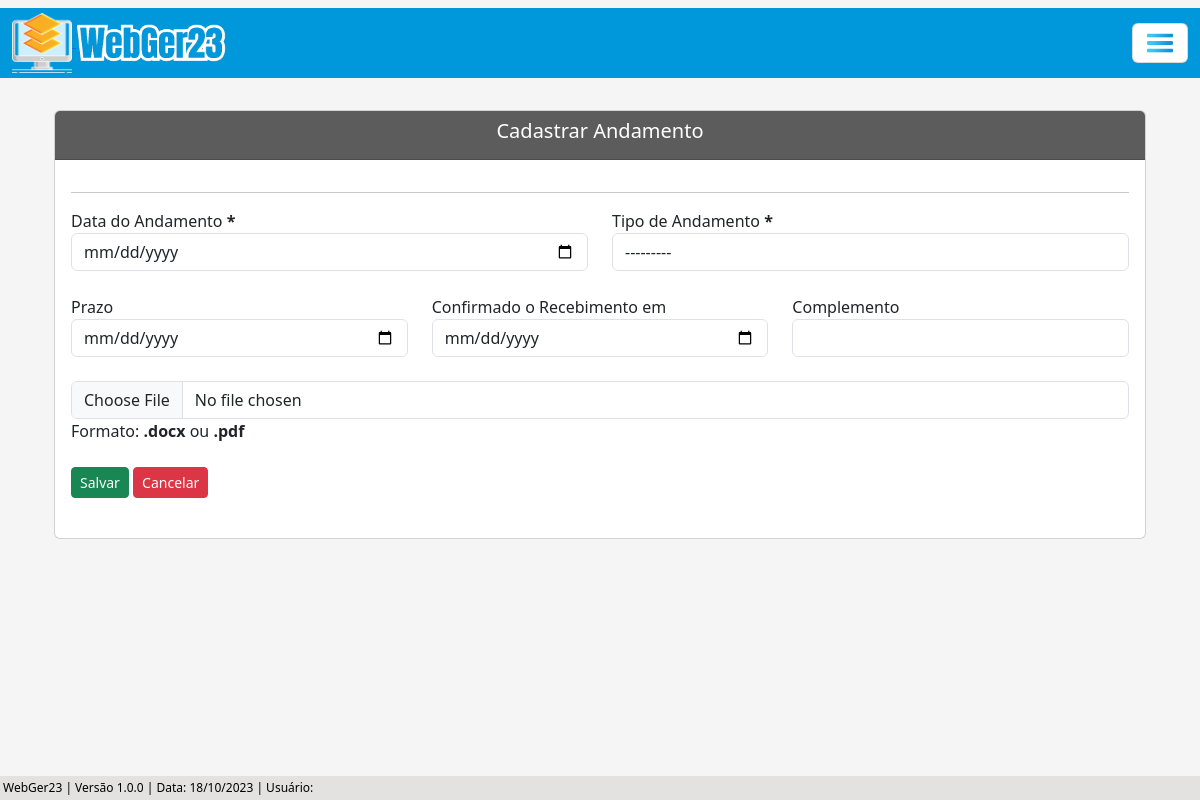
The app's page /cadastrar/andamento-adm/8/, older data.
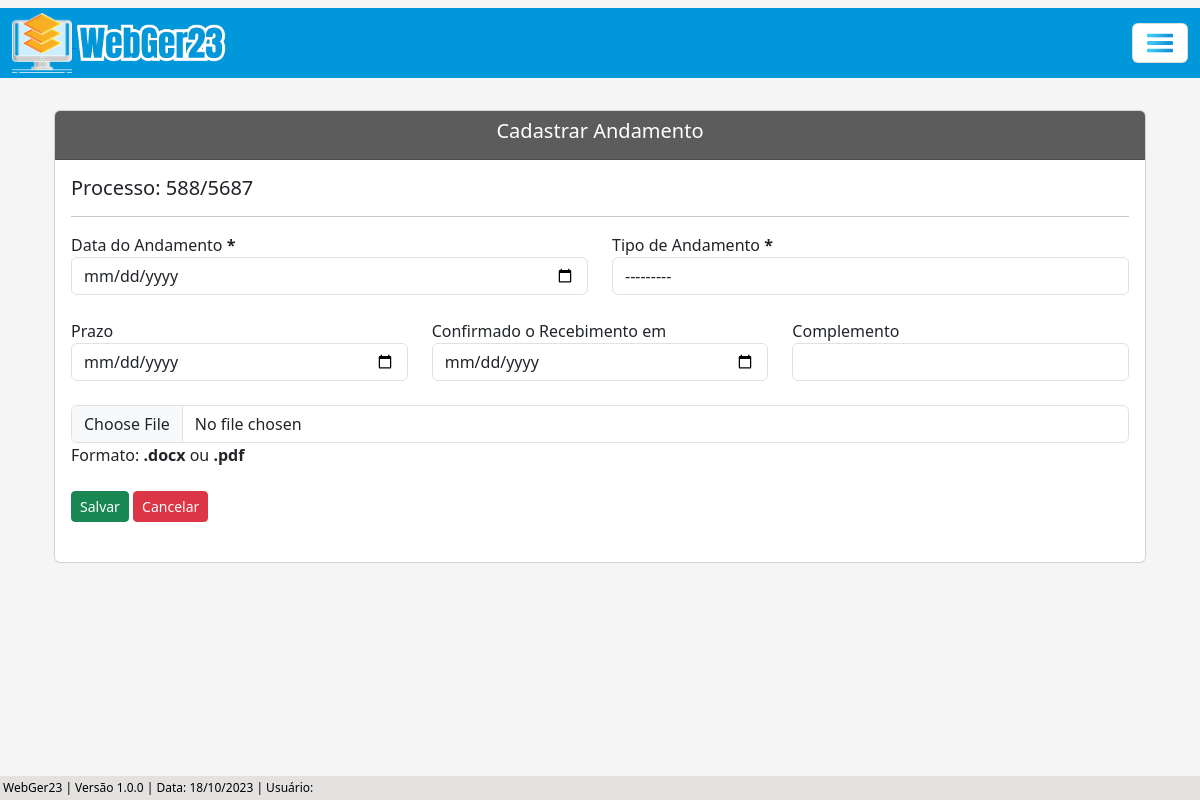
The same page, newer data.
### processo/models.py (models this page shows, shortened)
class Base(models.Model): # Classe base, será herdada pelas outras classes
    data_criacao = models.DateTimeField('data_criação', auto_now_add=True)
    usuario_criador = models.ForeignKey(get_user_model(), verbose_name='Usuário Criador', on_delete=models.SET_NULL, null=True)
    data_alteracao = models.DateTimeField('Alterado', auto_now=True)
    ativo = models.BooleanField('Ativo', default=True)
    class Meta:
        abstract = True

class ProcessoAdm(Base):
    tipo_pessoas = (
        ('Física', 'Física'), ('Jurídica', 'Jurídica'),
    )
    numero = models.CharField(unique=True, verbose_name='N°', max_length=10) # Número do processo
    municipio = models.CharField(max_length=50, verbose_name='Município') # Município
    uf = models.CharField(max_length=2) # UF
    data_inicial = models.DateField(blank=True, null=True) # Data Inicial do Período do processo
    data_final = models.DateField(blank=True, null=True) # Data final do Período do processo
    data_div_ativa = models.DateField(blank=True, null=True) # Data dívida ativa
    valor_atributo = models.CharField(max_length=14, blank=True, null=True)  # Valor do atributo
    valor_multa = models.CharField(max_length=14, blank=True, null=True) # Valor da multa
    valor_credito = models.CharField(max_length=14, blank=True, null=True) # Valor do crédito
    valor_atualizado = models.CharField(max_length=14, blank=True, null=True) # Valor do atualizado
    data_valor_atualizado = models.DateField(blank=True, null=True) # Data valor atualizado
    nome_contribuinte = models.CharField(max_length=50)  # Nome / Razão Social
    tipo_pessoa = models.CharField(max_length=50, choices=tipo_pessoas) # Física / Jurídica # Utiliza choices(escolhas) para selecionar o tipo de pessoas
    documento = models.CharField(max_length=20, verbose_name='CPF/CNPJ', unique=True) # CPF / CNPJ
    nome_fantasia = models.CharField(max_length=50, blank=True, null=True) # Nome Fantasia
    email = models.EmailField(max_length=50, blank=True, null=True) # E-mail
    endereco = models.CharField(max_length=150) # Rua
    complemento = models.CharField(max_length=50, blank=True, null=True) # Complemento
    municipio_contribuinte = models.CharField(max_length=50, blank=True, null=True) # Município Contribuinte
    uf_contribuinte = models.CharField(max_length=2, verbose_name='UF', blank=True, null=True) # UF Contribuinte
    cep = models.CharField(max_length=10, blank=True, null=True) # CEP
    telefone = models.CharField(max_length=20, blank=True, null=True) # Telefone
    celular = models.CharField(max_length=20, blank=True, null=True) # Celular

### processo/views.py (the view, shortened to what this page needs)
# urls.py: path('cadastrar/andamento-adm/<int:pk>/', AndamentoAdmCreate.as_view(), name='andamento-adm-create'),
class AndamentoAdmCreate(CreateView):
    model = AndamentoAdm
    template_name = 'processos/creates/andamento_adm_create.html'
    fields = ['data_andamento', 'tipo_andamento', 'situacao_pagamento', 'valor_pago', 'data_prazo', 'data_recebimento', 'complemento', 'arquivo']
    success_url = reverse_lazy('proc-adm-list')
    def get_context_data(self, **kwargs):
        processo_pk = self.kwargs.get('pk') # Pega a PK do processo através da URL
        context = super().get_context_data(**kwargs)
        context['dados_processo'] = ProcessoAdm.objects.filter(pk=processo_pk) # Filtra os dados do processo através da pk
        return context
    def get_form(self, form_class=None):
        form = super().get_form(form_class)
        form.fields['tipo_andamento'].queryset = TipoAndamentoAdm.objects.filter(ativo=True)
        return form

### processo/models.py (called while the page is built)
    def __str__(self):
        return self.tipo_andamento

### processo/templates/processos/creates/andamento_adm_create.html (shortened to what this page needs)
{% extends 'index.html' %}
{% load static %}
{% load widget_tweaks %}
{% block conteudo %}
<div class="container p-4">
    <div class="card">
        <div class="card-header text-white" style="background-color: #5c5c5c;">
                <h5 style="text-align: center;">Cadastrar Andamento</h5>
         </div>
        <div class="card-body">
            {% for atributo in dados_processo %}
                <h5>Processo: {{ atributo.numero }}</h5>
            {% endfor %}
            <hr>
            <form action="" method="post" enctype="multipart/form-data" id="meuFormulario">
                <div class="row">
                    <div class="col">
                        <label for="data_andamento">Data do Andamento <b>*</b></label>
                        {% render_field form.data_andamento class="form-control" type="date" id="data_andamento"%}
                    </div>
                    <div class="col" >
                        <label for="tipo_andamento">Tipo de Andamento <b>*</b></label>
                        {% render_field form.tipo_andamento class="andamento form-control" id="tipo_andamento"%}
                    </div>
                </div>
                <br>
                <div class="row">
                    <div class="col">
                        <label for="data_prazo">Prazo</label>
                        {% render_field form.data_prazo class="form-control" type="date" id="data_prazo"%}
                    </div>
                    <div class="col">
                        <label for="data_recebimento">Confirmado o Recebimento em</label>
                        {% render_field form.data_recebimento class="form-control" type="date" id="data_recebimento"%}
                    </div>
                    <div class="col">
                        <label for="complemento">Complemento</label>
                        {% render_field form.complemento class="form-control" id="complemento"%}
                    </div>
                </div>
                <br>
                <div class="row">
                    <div class="col">
                        {% render_field form.arquivo id="arquivo" name="arquivo" class="form-control" accept=".docx,.pdf"%}
                        <label for="arquivo">Formato: <b>.docx</b> ou <b>.pdf</b></label>
                    </div>
                </div>
                <br>
                <div>
                    <button type="submit" class="btn btn-success btn-sm" id="submit-button">Salvar</button>
                    <a href="{% url 'proc-adm-list' %}" class="btn btn-danger btn-sm" id="cancel-href">Cancelar</a>
                </div>
                <br>
            </form>
        </div>
    </div>
</div>
{% endblock %}

Row changes from the older to the newer data that the page shows:
added ProcessoAdm: numero "588/5687"
